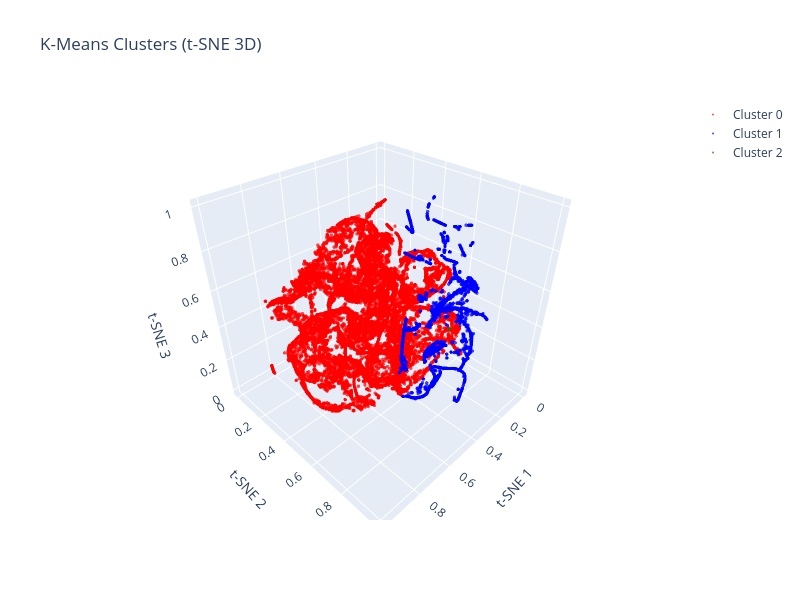

This figure's notebook cell:
### Markdown cell above
## t-SNE 3D (non-lineal)

### Code cell
warnings.filterwarnings("ignore")
# 1) t-SNE with 3 components

# t-SNE is computationally expensive; random_state ensures reproducibility
tsne = TSNE(n_components=3, random_state=42, perplexity=30)
X_tsne = tsne.fit_transform(X_scaled)

# ==========================
# 1.1) SCALE t-SNE OUTPUT FOR VISUALIZATION
# ==========================
scaler_vis = MinMaxScaler()
X_tsne_vis = scaler_vis.fit_transform(X_tsne)

# ==========================
# 2) Prepare clusters
# ==========================
clusters = df['cluster'].values
unique_clusters = np.unique(clusters)

# ==========================
# 3) Create interactive figure
# ==========================
fig = go.Figure()
colors = ['red', 'blue', 'green']

for i, cluster in enumerate(unique_clusters):
    cluster_mask = clusters == cluster
    label = f"Cluster {cluster}"

    fig.add_trace(go.Scatter3d(
        x=X_tsne_vis[cluster_mask, 0],
        y=X_tsne_vis[cluster_mask, 1],
        z=X_tsne_vis[cluster_mask, 2],
        mode='markers',
        marker=dict(
            size=2,
            color=colors[i % len(colors)],
            opacity=0.7
        ),
        name=label
    ))

# ==========================
# 4) Layout
# ==========================
fig.update_layout(
    title="K-Means Clusters (t-SNE 3D)",
    scene=dict(
        xaxis_title='t-SNE 1',
        yaxis_title='t-SNE 2',
        zaxis_title='t-SNE 3'
    ),
    width=800,
    height=600
)

# ==========================
# 5) Show figure
# ==========================
fig.show()

### Figure 1 — Plotly figure (JSON) as saved in the notebook; plotly's stock layout.template omitted (floating-point values rounded to 4 significant figures; data arrays with more than 128 entries replaced by an {"elided": "..."} marker saying what was removed)
{"data": [{"marker": {"color": "red", "opacity": 0.7, "size": 2}, "mode": "markers", "name": "Cluster 0", "type": "scatter3d", "x": {"elided": "16886 float values"}, "y": {"elided": "16886 float values"}, "z": {"elided": "16886 float values"}}, {"marker": {"color": "blue", "opacity": 0.7, "size": 2}, "mode": "markers", "name": "Cluster 1", "type": "scatter3d", "x": {"elided": "3498 float values"}, "y": {"elided": "3498 float values"}, "z": {"elided": "3498 float values"}}, {"marker": {"color": "green", "opacity": 0.7, "size": 2}, "mode": "markers", "name": "Cluster 2", "type": "scatter3d", "x": [0.5124, 0.5156], "y": [0.8976, 0.898], "z": [0.6137, 0.6158]}], "layout": {"height": 600, "scene": {"xaxis": {"title": {"text": "t-SNE 1"}}, "yaxis": {"title": {"text": "t-SNE 2"}}, "zaxis": {"title": {"text": "t-SNE 3"}}}, "title": {"text": "K-Means Clusters (t-SNE 3D)"}, "width": 800}}
